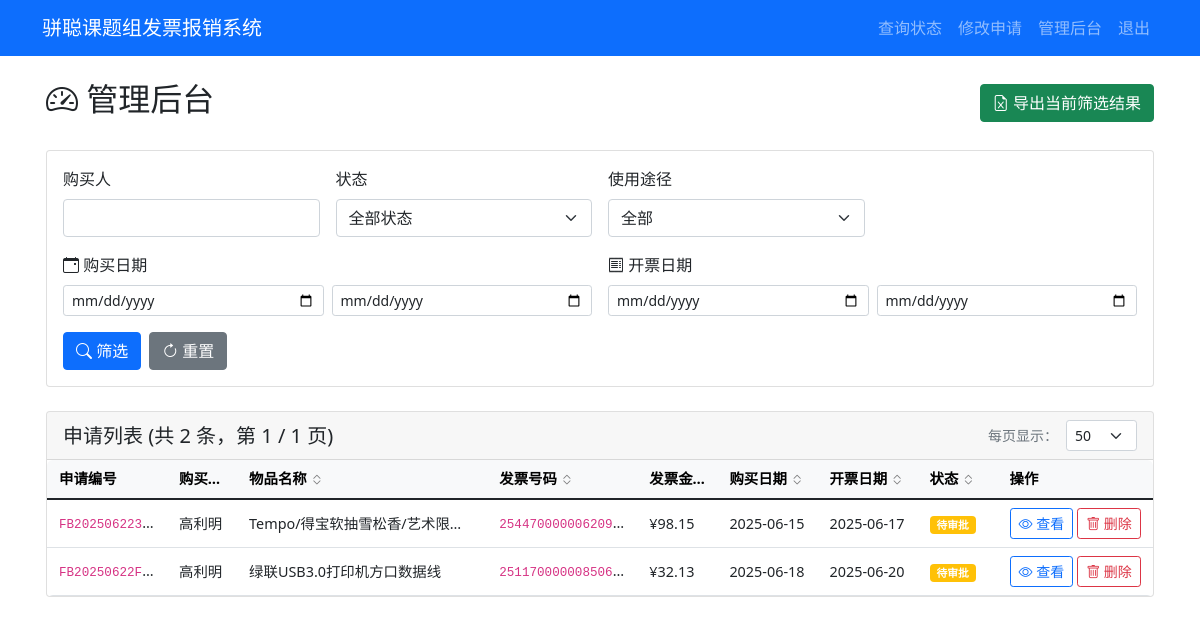
Screenshot of /admin/dashboard (signed in) with the database file from the repository.
### tables this page shows
CREATE TABLE applications (
            id INTEGER PRIMARY KEY AUTOINCREMENT,
            app_number TEXT UNIQUE NOT NULL,
            purchaser TEXT NOT NULL,
            purchase_details TEXT,
            item_name TEXT NOT NULL,
            product_link TEXT,
            usage_type TEXT NOT NULL,
            item_type TEXT NOT NULL,
            quantity INTEGER NOT NULL,
            purchase_time DATE NOT NULL,
            invoice_number TEXT NOT NULL,
            invoice_amount REAL NOT NULL,
            invoice_date DATE NOT NULL,
            status TEXT DEFAULT '待审批',
            approval_comment TEXT,
            created_at TIMESTAMP DEFAULT CURRENT_TIMESTAMP,
            updated_at TIMESTAMP DEFAULT CURRENT_TIMESTAMP
        );

### app.py (the view)
        def wrapper(*args, **kwargs):
            user = session.get('admin_username', 'anonymous')
            details = f"操作: {operation_type}, 用户: {user}, URL: {request.url}"
            if kwargs.get('app_number'):
                details += f", 申请编号: {kwargs['app_number']}"
            elif kwargs.get('filename'):
                details += f", 文件名: {kwargs['filename']}"
            if request.method == 'POST':
                form_data = {k: '***' if k == 'password' else v for k, v in request.form.items()}
                details += f", 表单数据: {form_data}"
            if request.args:
                details += f", 查询参数: {dict(request.args)}"
            try:
                result = f(*args, **kwargs)
                app.logger.info(f"{details}, 结果: 成功")
                return result
            except Exception as e:
                app.logger.error(f"{details}, 结果: 失败, 错误: {str(e)}", exc_info=True)
                raise

### templates/admin_dashboard.html (shortened to what this page needs)
{% extends "base.html" %}
{% block content %}
<div class="container-fluid">
    <div class="d-flex justify-content-between align-items-center mb-4">
        <h2><i class="bi bi-speedometer2"></i> 管理后台</h2>
        <div>
            <a href="{{ url_for('export_excel', **request.args) }}" class="btn btn-success">
                <i class="bi bi-file-earmark-excel"></i> 导出当前筛选结果
            </a>
        </div>
    </div>
    <div class="card mb-4">
        <div class="card-body">
            <form method="get">
                <div class="row g-3 mb-3">
                    <div class="col-md-3">
                        <label for="purchaser" class="form-label">购买人</label>
                        <input type="text" class="form-control" id="purchaser" name="purchaser"
                            value="{{ request.args.get('purchaser', '') }}">
                    </div>
                    <div class="col-md-3">
                        <label for="status" class="form-label">状态</label>
                        <select class="form-select" id="status" name="status">
                            <option value="">全部状态</option>
                        </select>
                    </div>
                    <div class="col-md-3">
                        <label for="usage" class="form-label">使用途径</label>
                        <select class="form-select" id="usage" name="usage">
                            <option value="">全部</option>
                        </select>
                    </div>
                </div>
                <div class="row g-3 mb-3">
                    <div class="col-md-6">
                        <label class="form-label"><i class="bi bi-calendar-event"></i> 购买日期</label>
                        <div class="row g-2">
                            <div class="col-6">
                                <input type="date" class="form-control form-control-sm" name="purchase_date_start"
                                    value="{{ request.args.get('purchase_date_start', '') }}" placeholder="开始日期">
                            </div>
                            <div class="col-6">
                                <input type="date" class="form-control form-control-sm" name="purchase_date_end"
                                    value="{{ request.args.get('purchase_date_end', '') }}" placeholder="结束日期">
                            </div>
                        </div>
                    </div>
                    <div class="col-md-6">
                        <label class="form-label"><i class="bi bi-receipt"></i> 开票日期</label>
                        <div class="row g-2">
                            <div class="col-6">
                                <input type="date" class="form-control form-control-sm" name="invoice_date_start"
                                    value="{{ request.args.get('invoice_date_start', '') }}" placeholder="开始日期">
                            </div>
                            <div class="col-6">
                                <input type="date" class="form-control form-control-sm" name="invoice_date_end"
                                    value="{{ request.args.get('invoice_date_end', '') }}" placeholder="结束日期">
                            </div>
                        </div>
                    </div>
                </div>
                <div class="d-flex gap-2">
                    <button type="submit" class="btn btn-primary">
                        <i class="bi bi-search"></i> 筛选
                    </button>
                    <a href="{{ url_for('admin_dashboard') }}" class="btn btn-secondary">
                        <i class="bi bi-arrow-clockwise"></i> 重置
                    </a>
                </div>
            </form>
        </div>
    </div>
    <div class="card">
        <div class="card-header d-flex justify-content-between align-items-center">
            <h5 class="mb-0">申请列表 (共 {{ total_count }} 条，第 {{ page }} / {{ total_pages }} 页)</h5>
            <div class="d-flex align-items-center gap-2">
                <small class="text-muted">每页显示：</small>
                <select class="form-select form-select-sm" style="width: auto;" onchange="changePerPage(this.value)">
                    <option value="50" {% if per_page==50 %}selected{% endif %}>50</option>
                </select>
            </div>
        </div>
        <div class="table-responsive">
            <table class="table table-hover table-auto mb-0">
                <thead class="table-light">
                    <tr>
                        <th class="col-app-number">申请编号</th>
                        <th class="sortable col-purchaser" data-sort="purchaser">
                            购买人
                            <i class="bi bi-chevron-expand sort-icon"></i>
                        </th>
                        <th class="sortable col-item-name" data-sort="item_name">
                            物品名称
                            <i class="bi bi-chevron-expand sort-icon"></i>
                        </th>
                        <th class="sortable col-invoice-number" data-sort="invoice_number">
                            发票号码
                            <i class="bi bi-chevron-expand sort-icon"></i>
                        </th>
                        <th class="sortable col-amount" data-sort="invoice_amount">
                            发票金额
                            <i class="bi bi-chevron-expand sort-icon"></i>
                        </th>
                        <th class="sortable col-date" data-sort="purchase_time">
                            购买日期
                            <i class="bi bi-chevron-expand sort-icon"></i>
                        </th>
                        <th class="sortable col-date" data-sort="invoice_date">
                            开票日期
                            <i class="bi bi-chevron-expand sort-icon"></i>
                        </th>
                        <th class="sortable col-status" data-sort="status">
                            状态
                            <i class="bi bi-chevron-expand sort-icon"></i>
                        </th>
                        <th class="col-actions">操作</th>
                    </tr>
                </thead>
                <tbody>
                    {% for app in applications %}
                    <tr>
                        <td class="col-app-number" title="{{ app[1] }}"><code>{{ app[1] }}</code></td>
                        <td class="col-purchaser" title="{{ app[2] }}">{{ app[2] }}</td>
                        <td class="col-item-name" title="{{ app[4] }}">{{ app[4] }}</td>
                        <td class="col-invoice-number" title="{{ app[10] }}"><code>{{ app[10] }}</code></td>
                        <td class="col-amount">¥{{ "%.2f"|format(app[11]) }}</td>
                        <td class="col-date">{{ app[9] }}</td>
                        <td class="col-date">{{ app[12] }}</td>
                        <td class="col-status">
                            {% if app[13] == '待审批' %}
                            <span class="badge bg-warning">{{ app[13] }}</span>
                            {% elif app[13] == '报销中' %}
                            <span class="badge bg-primary">{{ app[13] }}</span>
                            {% elif app[13] == '已报销' %}
                            <span class="badge bg-success">{{ app[13] }}</span>
                            {% elif app[13] == '驳回' %}
                            <span class="badge bg-danger">{{ app[13] }}</span>
                            {% endif %}
                        </td>
                        <td class="col-actions">
                            <div class="d-flex gap-1">
                                <a href="{{ url_for('admin_application_detail', app_number=app[1]) }}"
                                    class="btn btn-sm btn-outline-primary">
                                    <i class="bi bi-eye"></i> 查看
                                </a>
                                <button type="button" class="btn btn-sm btn-outline-danger"
                                    onclick="confirmDelete('{{ app[1] }}', '{{ app[2] }}', '{{ app[4] }}')">
                                    <i class="bi bi-trash"></i> 删除
                                </button>
                            </div>
                        </td>
                    </tr>
                    {% else %}
                    <tr>
                        <td colspan="9" class="text-center text-muted py-4">暂无申请记录</td>
                    </tr>
                    {% endfor %}
                </tbody>
            </table>
        </div>
    </div>
</div>
{% endblock %}

### templates/admin_dashboard.html (style rules this page uses)
.sortable { cursor: pointer; user-select: none; }
.sort-icon { font-size: 0.8rem; opacity: 0.5; }
.table-responsive { overflow-x: auto; border-radius: 0.375rem; }
.table-auto { table-layout: auto; white-space: nowrap; margin-bottom: 0; font-size: 0.9rem; }
.table-auto td, .table-auto th { white-space: nowrap; overflow: hidden; text-overflow: ellipsis; max-width: 0; padding: 0.5rem 0.75rem; vertical-align: middle; }
.table-auto .col-app-number { min-width: 100px; max-width: 120px; }
.table-auto .col-purchaser { min-width: 30px; max-width: 70px; }
.table-auto .col-item-name { min-width: 150px; max-width: 250px; }
.table-auto .col-invoice-number { min-width: 100px; max-width: 150px; }
.table-auto .col-amount { min-width: 50px; max-width: 80px; }
.table-auto .col-date { min-width: 100px; max-width: 110px; }
.table-auto .col-status { min-width: 80px; max-width: 90px; }
.table-auto .col-actions { min-width: 140px; max-width: 160px; white-space: normal; }
.container-fluid { max-width: 95%; padding-left: 1rem; padding-right: 1rem; }

### rows the page displays
applications: app_number "FB202506223…", purchaser "高利明", item_name "Tempo/得宝软抽雪松香/艺术限…", invoice_number "254470000006209…", invoice_amount "98.15", purchase_time "2025-06-15", invoice_date "2025-06-17", status "待审批"
applications: app_number "FB20250622F…", purchaser "高利明", item_name "绿联USB3.0打印机方口数据线", invoice_number "251170000008506…", invoice_amount "32.13", purchase_time "2025-06-18", invoice_date "2025-06-20", status "待审批"

### other values shown
{{ total_count }} "2"
{{ page }} "1"
{{ total_pages }} "1"
